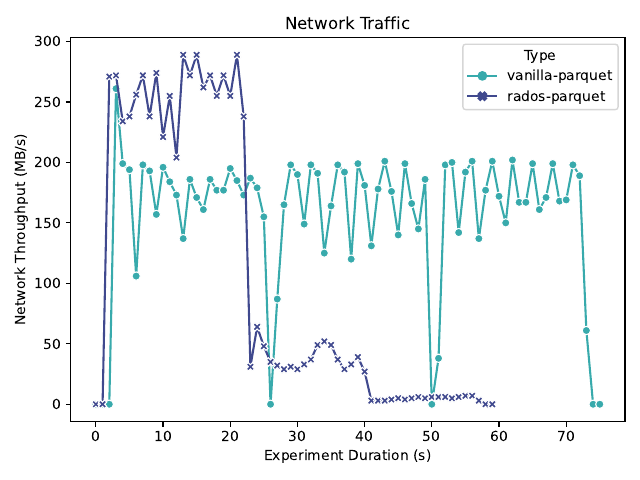

Recreate this plot in Python.
import matplotlib.pyplot as plt
import pandas as pd
import seaborn as sns
import numpy as np

if __name__ == "__main__":
    df = pd.read_csv('network_traffic_pq.csv')
    data_dict = df.to_dict()

    time = list(data_dict['Time'])

    values = list()
    for k, v in data_dict['Values'].items():
        values.append(int(v))

    plot_dict = {
        'time': time,
        'throughput': values,
        'Type': 'vanilla-parquet'
    }

    df1 = pd.DataFrame(plot_dict)

    df = pd.read_csv('network_traffic_rpq.csv')
    data_dict = df.to_dict()

    time = list(data_dict['Time'])

    values = list()
    for k, v in data_dict['Values'].items():
        values.append(int(v))

    plot_dict = {
        'time': time,
        'throughput': values,
        'Type': 'rados-parquet'
    }

    df2 = pd.DataFrame(plot_dict)

    final_df = df1.append(df2)

    sns.lineplot(
        x="time", 
        y="throughput", 
        hue="Type", 
        data=final_df, 
        style="Type", 
        markers=True, 
        dashes=False, 
        palette="mako_r"
    )

    plt.title('Network Traffic')
    plt.xlabel('Experiment Duration (s)')
    plt.ylabel('Network Throughput (MB/s)')
    plt.tight_layout()
    plt.savefig('plot.pdf')
